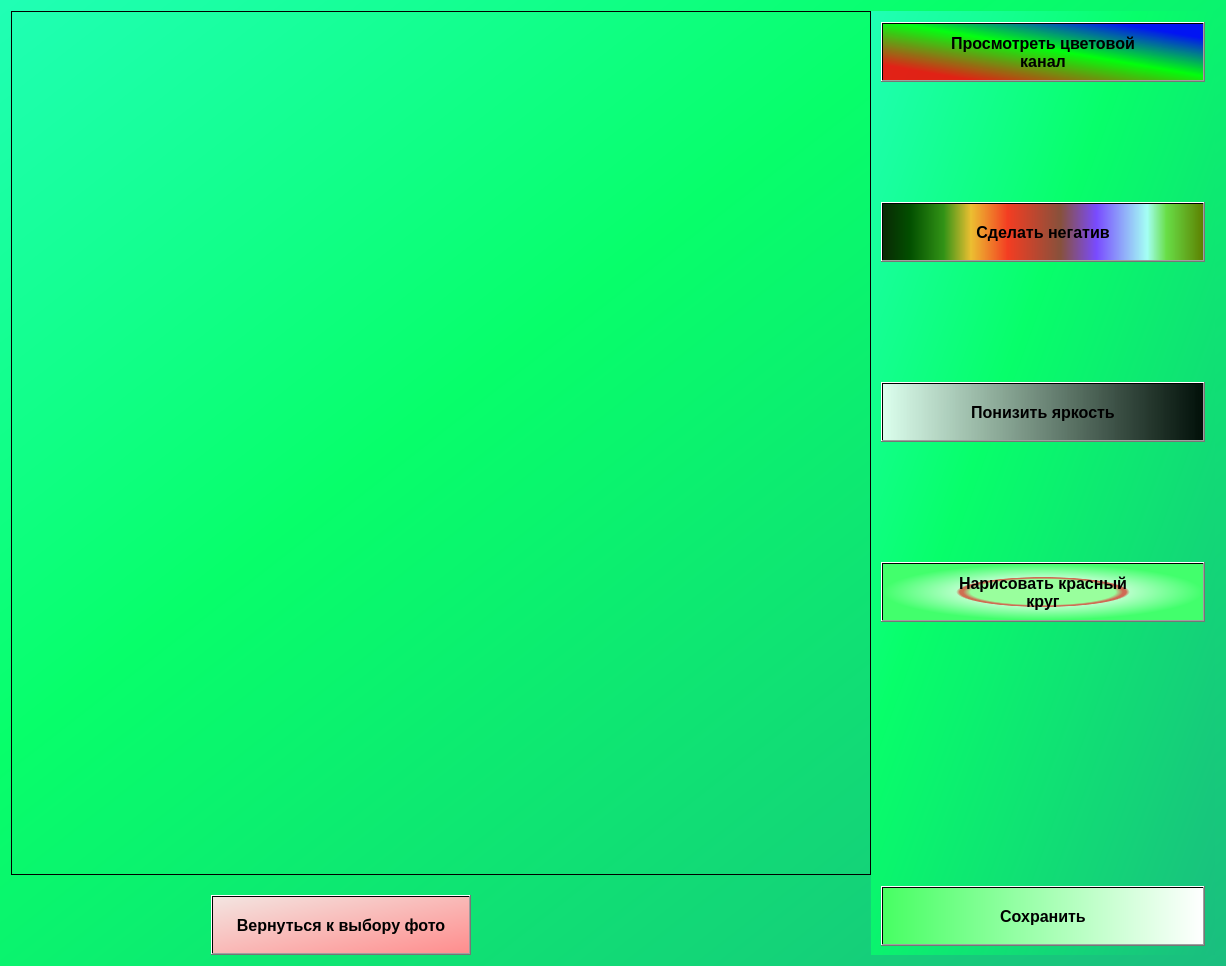
<?xml version="1.0" encoding="UTF-8"?>
<ui version="4.0">
 <class>MegaEditor</class>
 <widget class="QWidget" name="MegaEditor">
  <property name="geometry">
   <rect>
    <x>0</x>
    <y>0</y>
    <width>1226</width>
    <height>966</height>
   </rect>
  </property>
  <property name="windowTitle">
   <string>Form</string>
  </property>
  <property name="styleSheet">
   <string notr="true">background-color: qlineargradient(spread:pad, x1:0, y1:0, x2:1, y2:1, stop:0 rgba(32, 255, 181, 255), stop:0.38806 rgba(7, 255, 106, 255), stop:1 rgba(26, 190, 127, 255));</string>
  </property>
  <layout class="QVBoxLayout" name="verticalLayout">
   <item>
    <layout class="QHBoxLayout" name="hbox">
     <property name="spacing">
      <number>0</number>
     </property>
     <item>
      <layout class="QVBoxLayout" name="vbox2">
       <property name="spacing">
        <number>20</number>
       </property>
       <item>
        <widget class="QGraphicsView" name="screen">
         <property name="enabled">
          <bool>true</bool>
         </property>
         <property name="sizePolicy">
          <sizepolicy hsizetype="Fixed" vsizetype="Fixed">
           <horstretch>0</horstretch>
           <verstretch>0</verstretch>
          </sizepolicy>
         </property>
         <property name="maximumSize">
          <size>
           <width>1400</width>
           <height>900</height>
          </size>
         </property>
         <property name="styleSheet">
          <string notr="true">background-color: qlineargradient(spread:pad, x1:0, y1:0, x2:1, y2:0, stop:0 rgba(0, 0, 0, 0), stop:1 rgba(255, 255, 255, 0));</string>
         </property>
         <property name="backgroundBrush">
          <brush brushstyle="NoBrush">
           <color alpha="255">
            <red>240</red>
            <green>240</green>
            <blue>240</blue>
           </color>
          </brush>
         </property>
         <property name="alignment">
          <set>Qt::AlignLeading|Qt::AlignLeft|Qt::AlignTop</set>
         </property>
        </widget>
       </item>
       <item>
        <layout class="QHBoxLayout" name="hbox2" stretch="0,0">
         <property name="spacing">
          <number>100</number>
         </property>
         <property name="leftMargin">
          <number>200</number>
         </property>
         <property name="rightMargin">
          <number>200</number>
         </property>
         <item>
          <widget class="QPushButton" name="back_btn">
           <property name="minimumSize">
            <size>
             <width>260</width>
             <height>60</height>
            </size>
           </property>
           <property name="maximumSize">
            <size>
             <width>500</width>
             <height>60</height>
            </size>
           </property>
           <property name="font">
            <font>
             <family>Arial</family>
             <pointsize>12</pointsize>
             <bold>true</bold>
            </font>
           </property>
           <property name="layoutDirection">
            <enum>Qt::LeftToRight</enum>
           </property>
           <property name="styleSheet">
            <string notr="true">background-color: qlineargradient(spread:pad, x1:0, y1:0, x2:1, y2:1, stop:0 rgba(243, 229, 225, 255), stop:1 rgba(255, 141, 141, 255));</string>
           </property>
           <property name="text">
            <string>Вернуться к выбору фото</string>
           </property>
          </widget>
         </item>
         <item>
          <spacer name="horizontalSpacer">
           <property name="orientation">
            <enum>Qt::Horizontal</enum>
           </property>
           <property name="sizeType">
            <enum>QSizePolicy::Fixed</enum>
           </property>
           <property name="sizeHint" stdset="0">
            <size>
             <width>200</width>
             <height>20</height>
            </size>
           </property>
          </spacer>
         </item>
        </layout>
       </item>
      </layout>
     </item>
     <item>
      <layout class="QVBoxLayout" name="vbox1">
       <item>
        <widget class="QFrame" name="frame">
         <layout class="QVBoxLayout" name="vbox3" stretch="0">
          <property name="leftMargin">
           <number>10</number>
          </property>
          <property name="topMargin">
           <number>11</number>
          </property>
          <property name="rightMargin">
           <number>10</number>
          </property>
          <item>
           <layout class="QVBoxLayout" name="vbox4" stretch="0,0,0,0,0,0">
            <property name="spacing">
             <number>120</number>
            </property>
            <item>
             <widget class="QPushButton" name="color_channel">
              <property name="minimumSize">
               <size>
                <width>0</width>
                <height>60</height>
               </size>
              </property>
              <property name="maximumSize">
               <size>
                <width>800</width>
                <height>60</height>
               </size>
              </property>
              <property name="font">
               <font>
                <family>Arial</family>
                <pointsize>12</pointsize>
                <bold>true</bold>
               </font>
              </property>
              <property name="styleSheet">
               <string notr="true">background-color: qlineargradient(spread:pad, x1:0.149254, y1:0.875, x2:0.881, y2:0.136364, stop:0 rgba(255, 0, 0, 221), stop:0.537313 rgba(0, 255, 0, 226), stop:1 rgba(0, 0, 255, 234));</string>
              </property>
              <property name="text">
               <string>Просмотреть цветовой
канал</string>
              </property>
             </widget>
            </item>
            <item>
             <widget class="QPushButton" name="negative">
              <property name="minimumSize">
               <size>
                <width>0</width>
                <height>60</height>
               </size>
              </property>
              <property name="maximumSize">
               <size>
                <width>800</width>
                <height>60</height>
               </size>
              </property>
              <property name="font">
               <font>
                <family>Arial</family>
                <pointsize>12</pointsize>
                <bold>true</bold>
               </font>
              </property>
              <property name="styleSheet">
               <string notr="true">background-color: qlineargradient(spread:pad, x1:0, y1:0, x2:1, y2:0, stop:0 rgba(9, 41, 4, 255), stop:0.085 rgba(2, 79, 0, 255), stop:0.19 rgba(50, 147, 22, 255), stop:0.275 rgba(236, 191, 49, 255), stop:0.39 rgba(243, 61, 34, 255), stop:0.555 rgba(135, 81, 60, 255), stop:0.667 rgba(121, 75, 255, 255), stop:0.825 rgba(164, 255, 244, 255), stop:0.885 rgba(104, 222, 71, 255), stop:1 rgba(93, 128, 0, 255));</string>
              </property>
              <property name="text">
               <string>Сделать негатив</string>
              </property>
             </widget>
            </item>
            <item>
             <widget class="QPushButton" name="low_brightness">
              <property name="minimumSize">
               <size>
                <width>0</width>
                <height>60</height>
               </size>
              </property>
              <property name="maximumSize">
               <size>
                <width>800</width>
                <height>60</height>
               </size>
              </property>
              <property name="font">
               <font>
                <family>Arial</family>
                <pointsize>12</pointsize>
                <bold>true</bold>
               </font>
              </property>
              <property name="styleSheet">
               <string notr="true">background-color: qlineargradient(spread:pad, x1:0, y1:0, x2:1, y2:1, stop:0 rgba(225, 243, 238, 255), stop:1 rgba(141, 255, 227, 255));
background-color: qlineargradient(spread:pad, x1:0, y1:0, x2:1, y2:0, stop:0 rgba(255, 255, 255, 217), stop:1 rgba(0, 0, 0, 237));</string>
              </property>
              <property name="text">
               <string>Понизить яркость</string>
              </property>
             </widget>
            </item>
            <item>
             <widget class="QPushButton" name="add_circle">
              <property name="minimumSize">
               <size>
                <width>0</width>
                <height>60</height>
               </size>
              </property>
              <property name="maximumSize">
               <size>
                <width>800</width>
                <height>60</height>
               </size>
              </property>
              <property name="font">
               <font>
                <family>Arial</family>
                <pointsize>12</pointsize>
                <bold>true</bold>
               </font>
              </property>
              <property name="styleSheet">
               <string notr="true">background-color: qradialgradient(spread:pad, cx:0.5, cy:0.5, radius:0.5, fx:0.5, fy:0.5, stop:0.452736 rgba(153, 255, 157, 255), stop:0.5 rgba(255, 76, 76, 205), stop:0.52 rgba(255, 76, 76, 205), stop:0.542289 rgba(180, 255, 199, 255), stop:1 rgba(66, 255, 108, 255));</string>
              </property>
              <property name="text">
               <string>Нарисовать красный
круг</string>
              </property>
             </widget>
            </item>
            <item>
             <spacer name="verticalSpacer">
              <property name="orientation">
               <enum>Qt::Vertical</enum>
              </property>
              <property name="sizeHint" stdset="0">
               <size>
                <width>0</width>
                <height>100</height>
               </size>
              </property>
             </spacer>
            </item>
            <item>
             <widget class="QPushButton" name="save">
              <property name="sizePolicy">
               <sizepolicy hsizetype="Minimum" vsizetype="Fixed">
                <horstretch>0</horstretch>
                <verstretch>0</verstretch>
               </sizepolicy>
              </property>
              <property name="minimumSize">
               <size>
                <width>0</width>
                <height>60</height>
               </size>
              </property>
              <property name="maximumSize">
               <size>
                <width>800</width>
                <height>60</height>
               </size>
              </property>
              <property name="font">
               <font>
                <family>Arial</family>
                <pointsize>12</pointsize>
                <bold>true</bold>
               </font>
              </property>
              <property name="styleSheet">
               <string notr="true">background-color: qlineargradient(spread:pad, x1:0, y1:0, x2:1, y2:0, stop:0 rgba(71, 255, 99, 255), stop:1 rgba(255, 255, 255, 255));</string>
              </property>
              <property name="text">
               <string>Сохранить</string>
              </property>
             </widget>
            </item>
           </layout>
          </item>
         </layout>
        </widget>
       </item>
      </layout>
     </item>
    </layout>
   </item>
  </layout>
 </widget>
 <resources/>
 <connections/>
</ui>
